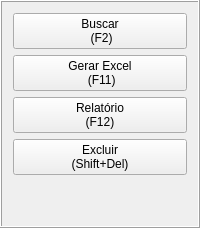
                        <widget class="QFrame" name="frm_menu_analysis_navegation">
                         <property name="frameShape">
                          <enum>QFrame::Box</enum>
                         </property>
                         <property name="frameShadow">
                          <enum>QFrame::Raised</enum>
                         </property>
                         <layout class="QVBoxLayout" name="verticalLayout_18">
                          <item>
                           <widget class="QPushButton" name="btn_search_analysis">
                            <property name="cursor">
                             <cursorShape>PointingHandCursor</cursorShape>
                            </property>
                            <property name="focusPolicy">
                             <enum>Qt::NoFocus</enum>
                            </property>
                            <property name="text">
                             <string>Buscar 
 (F2)</string>
                            </property>
                            <property name="icon">
                             <iconset resource="icones.qrc">
                              <normaloff>:/buttons/images/button/search.png</normaloff>:/buttons/images/button/search.png</iconset>
                            </property>
                            <property name="shortcut">
                             <string>F2</string>
                            </property>
                           </widget>
                          </item>
                          <item>
                           <widget class="QPushButton" name="btn_excel_analysis">
                            <property name="cursor">
                             <cursorShape>PointingHandCursor</cursorShape>
                            </property>
                            <property name="focusPolicy">
                             <enum>Qt::NoFocus</enum>
                            </property>
                            <property name="text">
                             <string>Gerar Excel
 (F11)</string>
                            </property>
                            <property name="icon">
                             <iconset resource="icones.qrc">
                              <normaloff>:/buttons/images/button/Excel.png</normaloff>:/buttons/images/button/Excel.png</iconset>
                            </property>
                            <property name="shortcut">
                             <string>F11</string>
                            </property>
                           </widget>
                          </item>
                          <item>
                           <widget class="QPushButton" name="btn_pdf_report_analysis">
                            <property name="cursor">
                             <cursorShape>PointingHandCursor</cursorShape>
                            </property>
                            <property name="focusPolicy">
                             <enum>Qt::NoFocus</enum>
                            </property>
                            <property name="text">
                             <string>Relatório
(F12)</string>
                            </property>
                            <property name="icon">
                             <iconset resource="icones.qrc">
                              <normaloff>:/buttons/images/button/Print.png</normaloff>:/buttons/images/button/Print.png</iconset>
                            </property>
                            <property name="shortcut">
                             <string>F12</string>
                            </property>
                           </widget>
                          </item>
                          <item>
                           <widget class="QPushButton" name="btn_delete_analysis">
                            <property name="cursor">
                             <cursorShape>PointingHandCursor</cursorShape>
                            </property>
                            <property name="focusPolicy">
                             <enum>Qt::NoFocus</enum>
                            </property>
                            <property name="text">
                             <string>Excluir
(Shift+Del)</string>
                            </property>
                            <property name="icon">
                             <iconset resource="icones.qrc">
                              <normaloff>:/buttons/images/button/Delete.png</normaloff>:/buttons/images/button/Delete.png</iconset>
                            </property>
                            <property name="shortcut">
                             <string>Shift+Del</string>
                            </property>
                           </widget>
                          </item>
                          <item>
                           <spacer name="verticalSpacer_analisis">
                            <property name="orientation">
                             <enum>Qt::Vertical</enum>
                            </property>
                            <property name="sizeHint" stdset="0">
                             <size>
                              <width>20</width>
                              <height>40</height>
                             </size>
                            </property>
                           </spacer>
                          </item>
                         </layout>
                        </widget>
